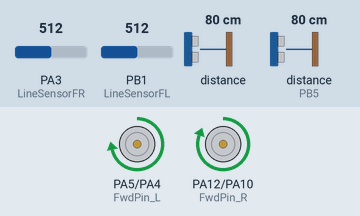
This sketch was run on a simulated STM32 Blue Pill. On the bench: motor-driver pin pairs drawn as motors (green arrow = first pin HIGH = forward, orange = second pin HIGH = backward, longer = more drive, scaled by the enable pin). Wiring (inferred from the names in the program): ultrasonic range finder: trigger PA11; echo PB5. The test bench sets the inputs (shaded band); at power-on: PA3 (LineSensorFR) = 512, PB1 (LineSensorFL) = 512, distance to the obstacle 80 cm, distance to the obstacle (sensor on PB5) 80 cm. The echo pulse lasts 58.3 µs per cm; EEPROM starts erased.

Above: at 1.2 s.
1.3 s: PA3 (LineSensorFR) set to 583
2.8 s: PA3 (LineSensorFR) set to 607
At 4.0 s:
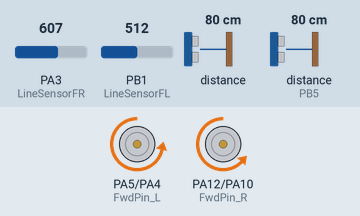
4.3 s: PB1 (LineSensorFL) set to 584
5.8 s: PB1 (LineSensorFL) set to 608
At 7.0 s:
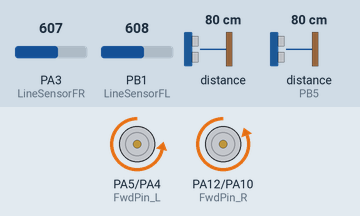
7.3 s: PB1 (LineSensorFL) set to 306
At 8.1 s:
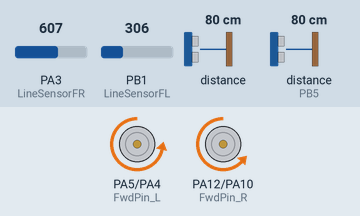
8.8 s: PA3 (LineSensorFR) set to 306
At 9.5 s:
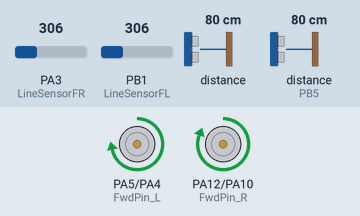
Timing chart, 0 to 11.3 s (numbered marks = the images above; inputs shaded):
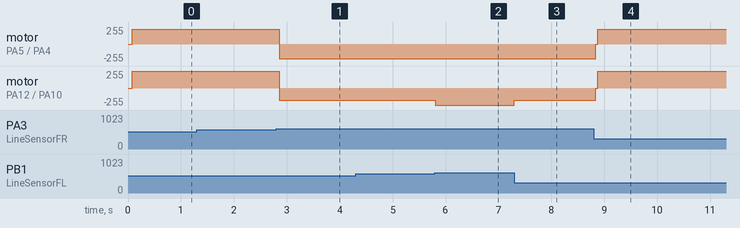

Measured:
- the behaviour switches between 599 and 600 on PA3 (LineSensorFR) (found by bisection; images 0 and 1)
- the behaviour switches between 599 and 600 on PB1 (LineSensorFL) (found by bisection; images 1 and 2)
- after the input at 1.3 s, every drawn part: stays the same
- after the input at 2.8 s, motor on PA5 (FwdPin_L) / PA4 (BwdPin_L): forward 220/255 → backward 220/255 after 0.05 s; motor on PA12 (FwdPin_R) / PA10 (BwdPin_R): forward 255/255 → backward 187/255 after 0.05 s
- after the input at 4.3 s, every drawn part: stays the same
- after the input at 5.8 s, motor on PA12 (FwdPin_R) / PA10 (BwdPin_R): backward 187/255 → backward 255/255 at once
- after the input at 7.3 s, motor on PA12 (FwdPin_R) / PA10 (BwdPin_R): backward 255/255 → backward 187/255 at once
- after the input at 8.8 s, motor on PA5 (FwdPin_L) / PA4 (BwdPin_L): backward 220/255 → forward 220/255 at once; motor on PA12 (FwdPin_R) / PA10 (BwdPin_R): backward 187/255 → forward 255/255 at once

The sketch:

main.ino
```cpp
#include "EEPROM.h"
#include <Wire.h>
#include <VL53L0X.h>

#define FwdPin_L PA5
#define BwdPin_L PA4
#define Speed_L PA8 // PA6

#define FwdPin_R PA12
#define BwdPin_R PA10
#define Speed_R PB0

#define PIN_TRIG PA11 // TRIG pin (Sensor 6)
#define PIN_ECHO PB5 // ECHO pin (Sensor 7)
#define MAX_DISTANCE 100 // (cm) Константа для определения максимального расстояния, которое мы будем считать корректным

#define LineSensorFR PA3  // Sensor 8
#define LineSensorFL PB1  // Sensor 3

#define MaxSpeed 100
#define TURBO_SPEED MaxSpeed * 2.2

#define COEFFICIENT_SPEED_R 1.25
#define COEFFICIENT_SPEED_L 1.0

#define EEPROM_SIZE 4

VL53L0X distLaserSensor;  // i2c Sensor 1 (SDA), Sensor 2 (SCL)
HardwareSerial SerialBT(PB4, PA2);  // D12, A7

int stage = 0;
bool turboMode = false;

unsigned int prevDist = 0;
unsigned int prevLaserDist = 0;

int ignoreTime = 0; // ms
unsigned long startIgnoring = 0; // ms
bool interruptIgnoring = false;
const int turnTimeMax = 1000; // ms
unsigned long startTurning = 0; // ms
const int distCheckTimeMax = 50; // ms
unsigned long lastDistCheck = 0; // ms
const int laserDistCheckTimeMax = 25; // ms
unsigned long laserLastDistCheck = 0; // ms

int maxesBlack[2] = {0, 0};

struct LineSensorsData
{
  bool right;
  bool left;
};

bool laserDistInit = true;

void setup() {
  pinMode(LineSensorFR, INPUT);
  pinMode(LineSensorFL, INPUT);

  pinMode(FwdPin_R, OUTPUT);
  pinMode(BwdPin_R, OUTPUT);
  pinMode(FwdPin_L, OUTPUT);
  pinMode(BwdPin_L, OUTPUT);
  pinMode(Speed_R, OUTPUT);
  pinMode(Speed_L, OUTPUT);
  brake();

  pinMode(PIN_TRIG, OUTPUT);
  pinMode(PIN_ECHO, INPUT);

  for (int i=0; i<2; i++){
    maxesBlack[i] = EEPROM.read(2*i) * 256 + EEPROM.read(2*i + 1);
    if (maxesBlack[i] == 65535 || maxesBlack[i] == 0){
      maxesBlack[i] = 800;
    }
  }
   SerialBT.begin(115200);
   Wire.begin();

   distLaserSensor.setTimeout(50);
   distLaserSensor.setSignalRateLimit(0.1);
   distLaserSensor.setVcselPulsePeriod(VL53L0X::VcselPeriodPreRange, 18);
   distLaserSensor.setVcselPulsePeriod(VL53L0X::VcselPeriodFinalRange, 14);
   if (!distLaserSensor.init())
   {
     SerialBT.println("Failed to detect and initialize distLaserSensor!");
     laserDistInit = false;
   }
}

void loop() {
  switch(stage){
    case 0:
      findEnemy();
      break;
    case 1:
      goToEnemy();
      break;
    case 2:
      goFromLine();
      break;
  }
//  delay(1);
}

void findEnemy(){
  if (checkSomeLineCrossing()) {stage = 2; return;}
  if (startTurning == 0) startTurning = millis();
  if (!checkEnemyVisibility()){ // we are going around while enemy isn't being found
    if (millis() - turnTimeMax >= startTurning){ // if enemy hasn't been found
      startTurning = 0;
      startIgnoring = millis();
      ignoreTime = 1000; // ms
      interruptIgnoring = true;
      stage = 1;
    }
    else go_around(MaxSpeed, -MaxSpeed);
  }
  else {  // if enemy has been found
    startTurning = 0;
    startIgnoring = millis();
    ignoreTime = 1000; // ms
    interruptIgnoring = false;
    turboMode = true;
    SerialBT.println("found");
    stage = 1;
    soft_brake();
  }
}

void goToEnemy(){
  if (checkSomeLineCrossing()) {stage = 2; return;}

  turboMode = checkEnemyVisibility();

  if (turboMode) go_forward(TURBO_SPEED); // turbo to enemy
  else go_forward(MaxSpeed); // normal behaviour

  if (ignoreTime == 0){ // if we don't ignore anything
    if (!checkEnemyVisibility()) stage = 0;
  }
  if (ignoreTime > 0 && millis() - ignoreTime >= startIgnoring){ // if ignoring ran out of time
    if (!checkEnemyVisibility()) stage = 0; // if we don't see enemy we should find it
    ignoreTime = 0; // reset ignoring
  }
  if (ignoreTime > 0 && interruptIgnoring){ // if ignoring can be interrupted by vision
    if (checkEnemyVisibility()) ignoreTime = 0; // if we see enemy we should reset ignoring
  }
}

void goFromLine(){
  LineSensorsData data = getLineCrossing();
  if (data.right && data.left){
    go_around(-TURBO_SPEED, -TURBO_SPEED);
  }
  else if (data.right){
    go_around(-MaxSpeed * 1.5, -MaxSpeed * 2.2);
//    go_around(-TURBO_SPEED, -TURBO_SPEED);
//    go_around(0, TURBO_SPEED);
  }
  else if (data.left){
    go_around(-MaxSpeed * 1.5, -MaxSpeed * 2.2);
//    go_around(-TURBO_SPEED, -TURBO_SPEED);
//    go_around(TURBO_SPEED, 0);
  }
  else {
    stage = 0;
  }
}

bool checkSomeLineCrossing(){
  LineSensorsData data = getLineCrossing();
  return (data.right || data.left);
}

LineSensorsData getLineCrossing()
{
  LineSensorsData data;
  int r = analogRead(LineSensorFR) - maxesBlack[0] + 200;
  int l = analogRead(LineSensorFL) - maxesBlack[1] + 200;
//  SerialBT.print(r >= 0); SerialBT.print(" "); SerialBT.println(l >= 0);
  data.right = (r >= 0);
  data.left = (l >= 0);
  return data;
}

bool checkEnemyVisibility(){
  unsigned int dist = checkDistance();
  unsigned int dist1 = checkDistanceLaser();
  return (((0 < dist) && (dist <= MAX_DISTANCE)) || ((0 < dist1) && (dist1 <= MAX_DISTANCE * 10)));
}

//int checkDistance(){
//  if (millis() - distCheckTimeMax >= lastDistCheck){
//    unsigned int distance = sonar.ping_cm(); // get distance
////    unsigned int distance = 25; // get distance
//    prevDist = distance;
//    lastDistCheck = millis();
//    return distance;
//  }
//  else {
//    return prevDist;
//  }
//}

int checkDistance(){
  if (millis() - distCheckTimeMax >= lastDistCheck){
    lastDistCheck = millis();
    unsigned int distance;
    long duration;
    digitalWrite(PIN_TRIG, LOW);
    delayMicroseconds(5);
    digitalWrite(PIN_TRIG, HIGH);
    delayMicroseconds(10);
    digitalWrite(PIN_TRIG, LOW);
    duration = pulseIn(PIN_ECHO, HIGH, 8000);
    prevDist = distance = duration * 0.034 / 2;  // centimeter
    SerialBT.print("US: "); SerialBT.println(distance);
    return distance;
  }
  else {
    return prevDist;
  }
}

int checkDistanceLaser(){
  if (laserDistInit){
    if (millis() - laserDistCheckTimeMax >= laserLastDistCheck){
      laserLastDistCheck = millis();
      int dist = distLaserSensor.readRangeSingleMillimeters();
      if (distLaserSensor.timeoutOccurred()) { SerialBT.println("TIMEOUT"); return 0;}
      prevLaserDist = dist;
      SerialBT.print("Laser: "); SerialBT.println(dist);
      return dist;
    }
    else{
      return prevLaserDist;
    }
  }
  return 0;
}

void brake(){
  digitalWrite(BwdPin_R,LOW);
  digitalWrite(BwdPin_L,LOW);

  digitalWrite(FwdPin_R,LOW);
  digitalWrite(FwdPin_L,LOW);

  digitalWrite(Speed_R,LOW);
  digitalWrite(Speed_L,LOW);
}

void soft_brake(){
  digitalWrite(Speed_R,LOW);
  digitalWrite(Speed_L,LOW);
}

void go_forward(int speed){
  digitalWrite(BwdPin_R,!(speed >= 0));
  digitalWrite(FwdPin_R,(speed >= 0));

  digitalWrite(BwdPin_L,!(speed >= 0));
  digitalWrite(FwdPin_L,(speed >= 0));

  analogWrite(Speed_R, speed>=0 ? (int)constrain(speed * COEFFICIENT_SPEED_R, 0, 255) : (int)constrain(-speed * COEFFICIENT_SPEED_R, 0, 255));
  analogWrite(Speed_L, speed>=0 ? (int)constrain(speed * COEFFICIENT_SPEED_L, 0, 255) : (int)constrain(-speed * COEFFICIENT_SPEED_L, 0, 255));
}

void go_around(int speedR, int speedL){
  digitalWrite(BwdPin_R,!(speedR >= 0));
  digitalWrite(FwdPin_R,(speedR >= 0));

  digitalWrite(BwdPin_L,!(speedL >= 0));
  digitalWrite(FwdPin_L,(speedL >= 0));
  speedR *= COEFFICIENT_SPEED_R;
  speedL *= COEFFICIENT_SPEED_L;
  speedR = constrain(speedR, -255, 255);
  speedL = constrain(speedL, -255, 255);
  analogWrite(Speed_R, speedR>=0 ? speedR : -speedR);
  analogWrite(Speed_L, speedL>=0 ? speedL : -speedL);
}
```
